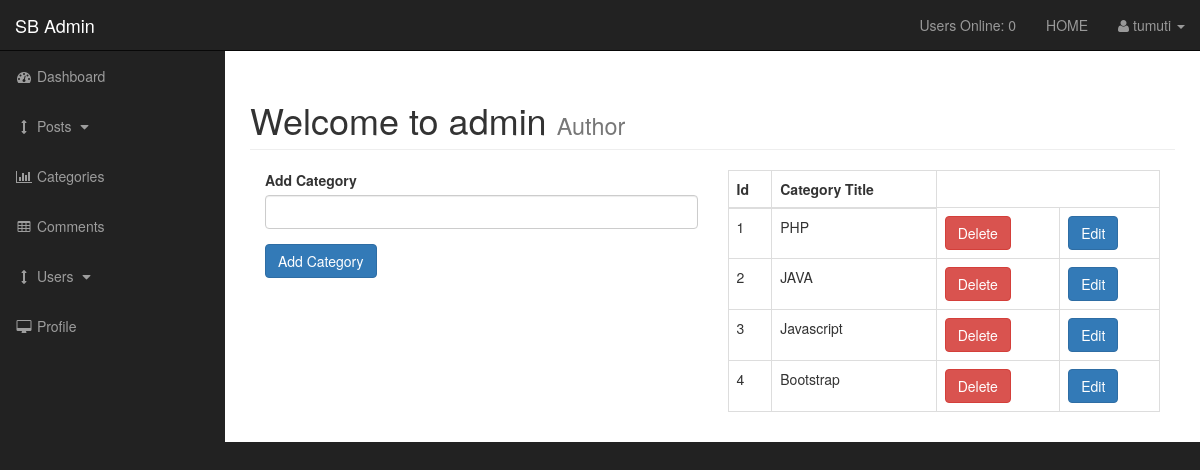
Screenshot of /admin/categories.php (signed in) with the database file from the repository.
### tables this page shows
CREATE TABLE `categories` (
  `cat_id` int(3) NOT NULL,
  `cat_title` varchar(255) NOT NULL
);

### admin/functions.php (the view, shortened to what this page needs)
<?php
function findAllCategories() {
	 global $connection;
$query = "SELECT * FROM categories";
$select_categories = mysqli_query($connection, $query);
while($row = mysqli_fetch_assoc($select_categories)){
$cat_id = $row['cat_id'];
$cat_title = $row['cat_title'];
echo "<tr>";
echo "<td>{$cat_id}</td>";
echo "<td>{$cat_title}</td>";
echo "<td><a class='btn btn-danger' href='categories.php?delete=$cat_id'>Delete</a></td>";
echo "<td><a class='btn btn-primary' href='categories.php?edit=$cat_id'>Edit</a></td>";
echo "<tr>";
}
}
?>

### admin/css/sb-admin.css (style rules this page uses)
body { margin-top: 100px; background-color: #222; }
@media (min-width:768px) { body { margin-top: 50px; } }

### rows the page displays
categories: cat_id "1", cat_title "PHP"
categories: cat_id "2", cat_title "JAVA"
categories: cat_id "3", cat_title "Javascript"
categories: cat_id "4", cat_title "Bootstrap"

### other values shown
users_online() "0"
$_SESSION['username'] "tumuti"
